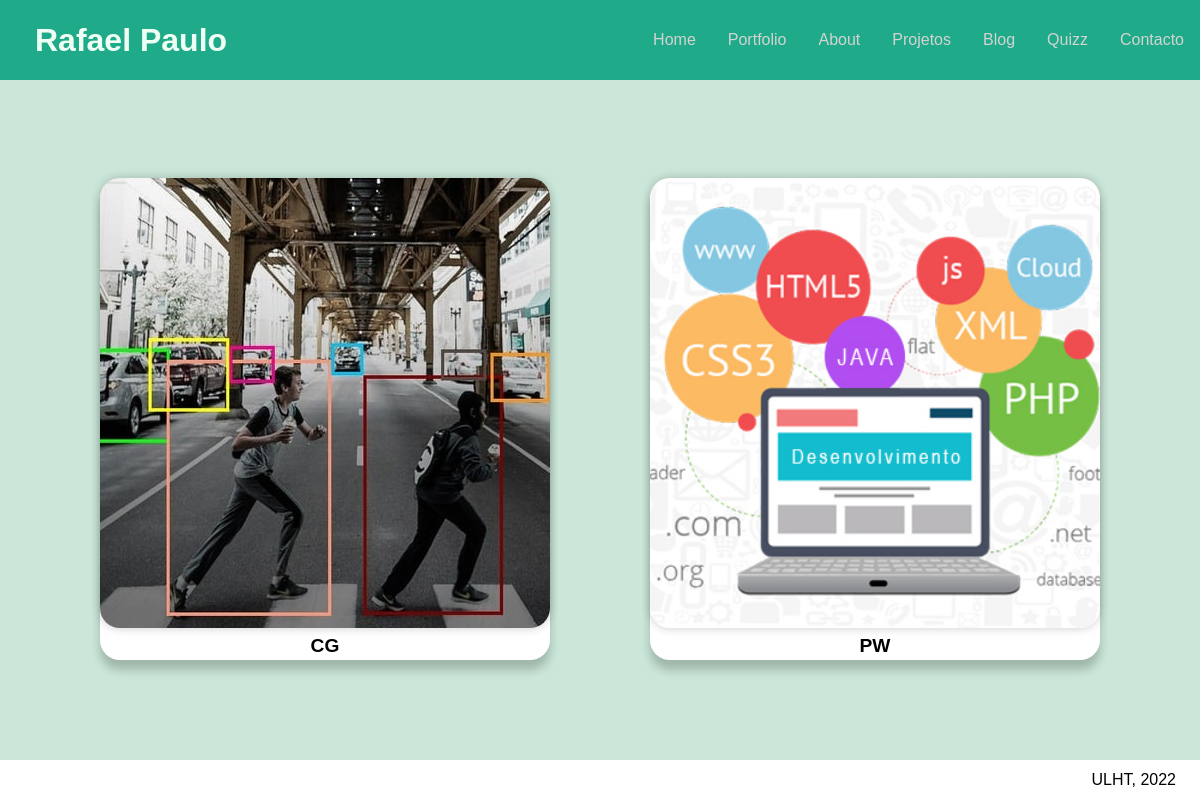
Before: /licenciatura with the older database file.
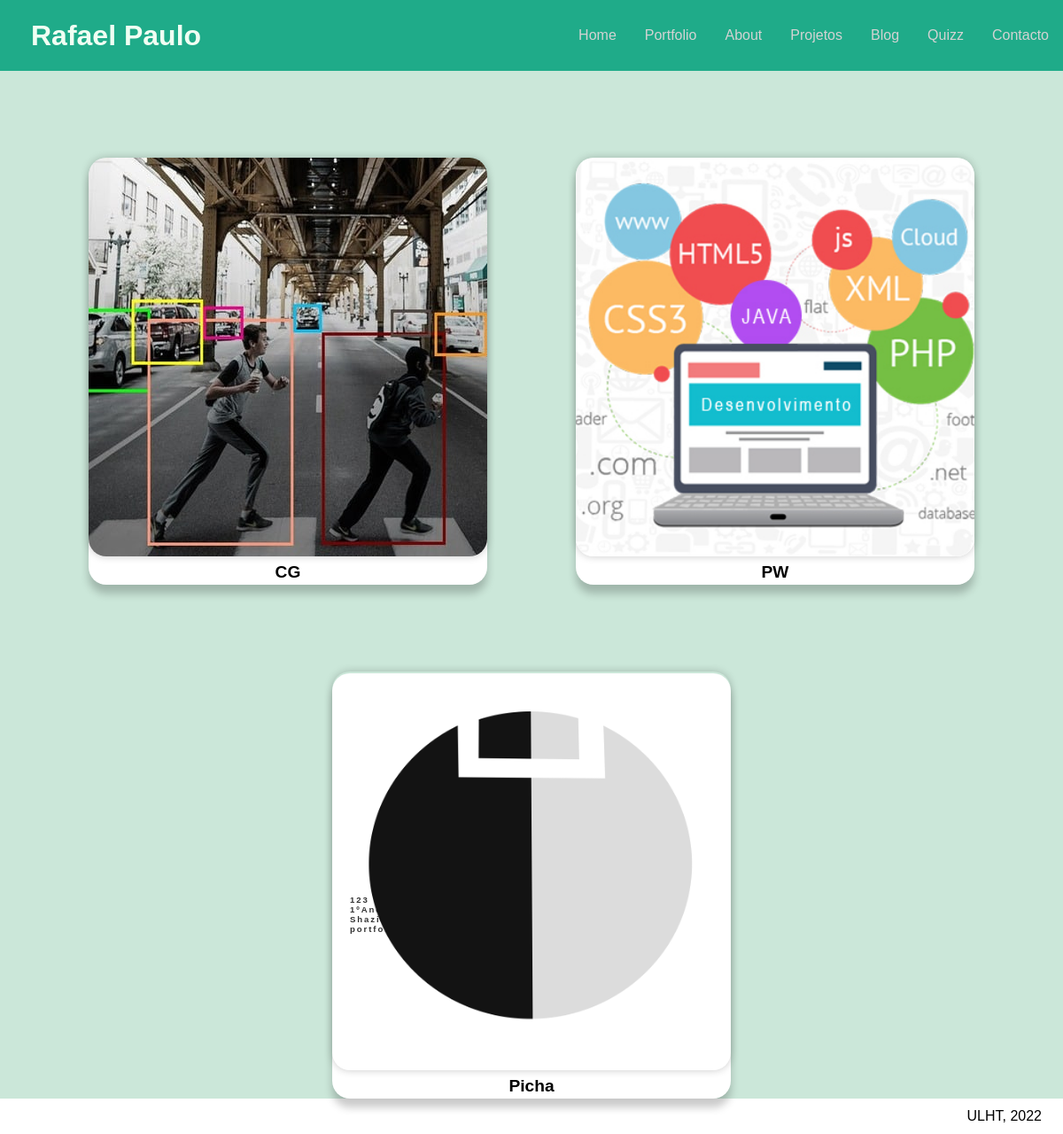
After: the same page with the newer database file.
### portfolio/models.py (models this page shows, shortened)
class Cadeira(models.Model):
    nome = models.CharField(max_length=20)
    ano = models.IntegerField()
    descricao = models.TextField()
    linguagens = models.ManyToManyField(Linguagem)
    docente_teorica = models.ForeignKey(Professor, on_delete=models.CASCADE)
    docentes_praticas = models.ManyToManyField(Professor, related_name='caderias')
    projetos = models.ManyToManyField(Projeto)
    imagem = models.ImageField(blank=True, upload_to='portfolio\static\portfolio\images\img_licen')

### portfolio/views.py (the view)
# urls.py: path('licenciatura', views.licenciatura_page_view, name='licenciatura'),
def licenciatura_page_view(request):
    context = {'cadeiras':Cadeira.objects.all()}
    return render(request, 'portfolio/licenciatura.html', context)

### portfolio/templates/portfolio/licenciatura.html (shortened to what this page needs)
{% extends 'portfolio/layout.html' %}
{% block main %}
    {% load static %}
    <div class = "contain">
        {% for cadeira in cadeiras %}
            <div class="box">
                <img src="{{ cadeira.imagem.url }} ">
                <h3 class="center">{{ cadeira.nome}}</h3>
                <div>
                    <p>{{ cadeira.descricao }}</p>
                    <p>{{ cadeira.ano }}ºAno</p>
                    <p>{{ cadeira.docente_teorica.nome}}</p>
                    <p>{{ cadeira.linguagens }}</p>
                </div>
            </div>
        {% endfor %}
    </div>
{% endblock main %}

### portfolio/templates/portfolio/layout.html
<!DOCTYPE html>
<html lang="pt">
{% load static %}
<head>
    <link rel="stylesheet" href="{% static 'portfolio/css/layout.css' %}">
    <link rel="stylesheet" href="{% static 'portfolio/css/blog.css' %}">
</head>
<body>
    <header>
        <h1>Rafael Paulo</h1>
        <nav>
            <a href="{% url 'portfolio:home' %}">Home</a>
            <a href="{% url 'portfolio:licenciatura' %}">Portfolio</a>
            <a>About</a>
            <a href="{% url 'portfolio:projetos' %}">Projetos</a>
            <a href="{% url 'portfolio:blog' %}">Blog</a>
            <a href="{% url 'portfolio:quizz' %}">Quizz</a>
            <a>Contacto</a>
        </nav>
    </header>
	<main>
        {% block main %}
	    {% endblock main %}
    </main>
    <footer>ULHT, 2022</footer>
</body>
</html>

### portfolio/static/portfolio/css/layout.css (style rules this page uses)
* { padding: 0; margin: 0; box-sizing:border-box; font-family: sans-serif; }
header { height: 10vh; background: #1FAB89; color: #F0FFF3; top: 0; display:flex; justify-content: space-between; align-items: center; }
header:first-child { padding-left: 35px; }
header nav { display:flex; justify-content: space-around; }
nav { position: sticky; top: 0; margin-left: 10px; }
nav a { padding: 0 1em; text-decoration: none; font-size: 1rem; color: lightgray; }
main { min-height: 85vh; background-color: #cbe7d9; }
footer { min-height:5vh; display:flex; justify-content: flex-end; padding: 0 2vw; align-items: center; bottom: 0; }
.contain { display: flex; flex-flow: wrap; align-items: center; justify-content: space-evenly; }
.box { margin-top: 100px; padding: 0; box-sizing: border-box; font-family: 'Poppins',sans-serif; width: 450px; height: 480px; box-shadow: 0 10px 10px rgba(0,0,0,0.212); background: white; position: relative; transition: all .4s; border-radius: 20px; }
.box img { position: absolute; object-fit: cover; width: 450px; height: 450px; margin-top: -2px; border-radius: 20px; box-shadow: 0 0 10px rgba(0,0,0,0.212); cursor: pointer; z-index: 1; transition: all .4s; }
.box > div { letter-spacing: 0.2em; position: absolute; bottom: 8px; left: 20px; color: rgb(51,51,51); font-size: 0.6em; font-family: 'Font Awesome 5 Free'; font-weight: 700; top: 250px; }
.center { position: relative; top: 455px; text-align: center; font-size: larger; font-weight: bold; z-index: 0; }

Changed rows visible on the page:
added Cadeira: imagem (picture), nome "Picha"
